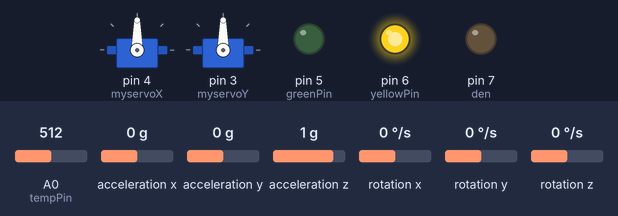
A sketch run on a simulated Arduino Uno, built with avr-gcc and run on an emulated ATmega328P. Shown: 2 × servo, output pins drawn as LEDs (lit = HIGH). The test bench sets the inputs (shaded band); at power-on: acceleration x 0 g, acceleration y 0 g, A0 (tempPin) = 512, acceleration z 1 g, rotation x 0 °/s, rotation y 0 °/s, rotation z 0 °/s. What the sketch prints to the serial monitor is not drawn.

Above: at 4.2 s.
4.3 s: acceleration x set to -1.4 g
At 4.6 s:
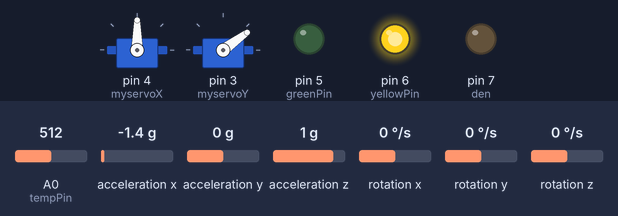
5.8 s: acceleration y set to -1.4 g
At 6.4 s:
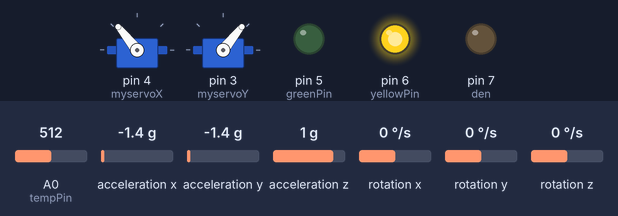
7.3 s: A0 (tempPin) set to 481
9.3 s: A0 (tempPin) set to 457
At 10.1 s:
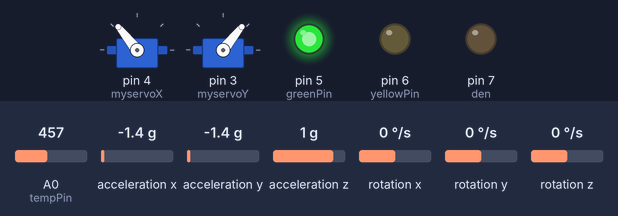
10.8 s: acceleration x set to 0 g
At 12.0 s:
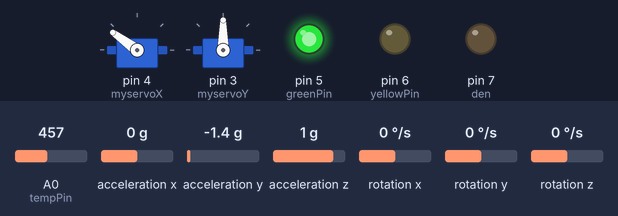
12.3 s: acceleration z set to -1.4 g
At 13.7 s:
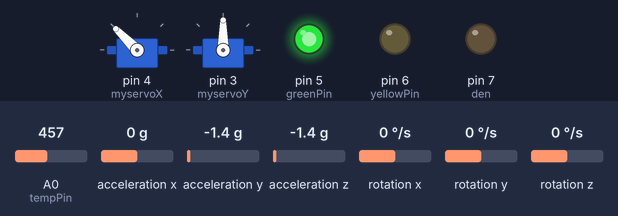
Timing chart, 0 to 14.8 s (numbered marks = the images above; inputs shaded):
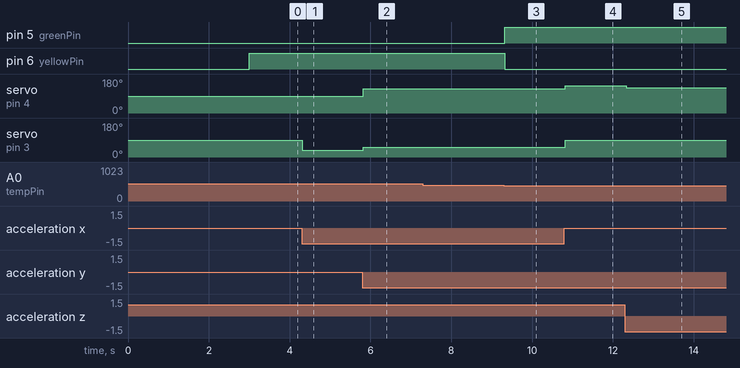

The sketch:

Code.ino
```cpp
#include <Servo.h>
Servo myservoX;  // create servo object to control a servo
Servo myservoY;  // create servo object to control a servo

#include <MPU6050_tockn.h>
#include <Wire.h>
MPU6050 mpu6050(Wire);
int den=7;
int x, y;
int gocservo_x, gocservo_y;

int tempPin = A0; // Analog pin connected to the thermistor
int greenPin = 5;
int yellowPin = 6;
int redPin = 7;


float Vo;
float R1 = 10000;
float logR2, R2, T, temp;
float c1 = 1.009249522e-03, c2 = 2.378405444e-04, c3 = 2.019202697e-07;
float tempC;

void setup()
{
  Serial.begin(9600);

  pinMode(greenPin, OUTPUT);
  pinMode(yellowPin, OUTPUT);
  pinMode(redPin, OUTPUT);

  Wire.begin();
  mpu6050.begin();
  mpu6050.calcGyroOffsets(true);

  pinMode(tempPin, INPUT);

  pinMode(den,OUTPUT);
  digitalWrite(den, LOW);

  myservoX.attach(4);   // connect servo at X axis(roll) to pin 9
  myservoY.attach(3);  // connect servo at Y axis(pitch) to pin 10
  myservoX.write(90);   //set starting position of both servo motors at 90 degree
  myservoY.write(90);
}
float get_temp() {
  Vo = analogRead(tempPin);
  R2 = R1 * (1023.0 / Vo - 1.0); // R2= R1*(Vin/Vout - 1)
  logR2 = log(R2);
  T = (1.0 / (c1 + c2 * logR2 + c3 * logR2 * logR2 * logR2));
  return T - 273.15; //độ C
}
void loop()
{
  mpu6050.update();
  x = mpu6050.getAngleX();
  y = mpu6050.getAngleY();

  gocservo_x = 90-x;
  gocservo_y = 90-y;

  myservoX.write(gocservo_x);
  myservoY.write(gocservo_y);

  Serial.print("angleX : ");
  Serial.print(mpu6050.getAngleX());
  Serial.print("\tangleY : ");
  Serial.print(mpu6050.getAngleY());

  tempC = get_temp(); // Convert the temperature value to Celsius

  if (tempC <= 20) {
    digitalWrite(greenPin, HIGH);
    digitalWrite(yellowPin, LOW);
    digitalWrite(redPin, LOW);
  } else if (tempC <= 50 && tempC>20 ) {
    digitalWrite(greenPin, LOW);
    digitalWrite(yellowPin, HIGH);
    digitalWrite(redPin, LOW);
  } else if (tempC > 50) {
    digitalWrite(greenPin, LOW);
    digitalWrite(yellowPin, LOW);
    digitalWrite(redPin, HIGH);
  }
}
```

Measured:
- the behaviour switches between 465 and 464 on A0 (tempPin) (found by bisection; images 2 and 3)
- after the input at 4.3 s, servo on pin 3 (myservoY): 90° → 36° at once
- after the input at 5.8 s, servo on pin 4 (myservoX): 90° → 129° at once; servo on pin 3 (myservoY): 36° → 51° at once
- after the input at 7.3 s, every drawn part: stays the same
- after the input at 9.3 s, pin 5 (greenPin): LOW → HIGH at once; pin 6 (yellowPin): HIGH → LOW at once
- after the input at 10.8 s, servo on pin 4 (myservoX): 129° → 144° at once; servo on pin 3 (myservoY): 51° → 90° at once
- after the input at 12.3 s, servo on pin 4 (myservoX): 144° → 135° at once
